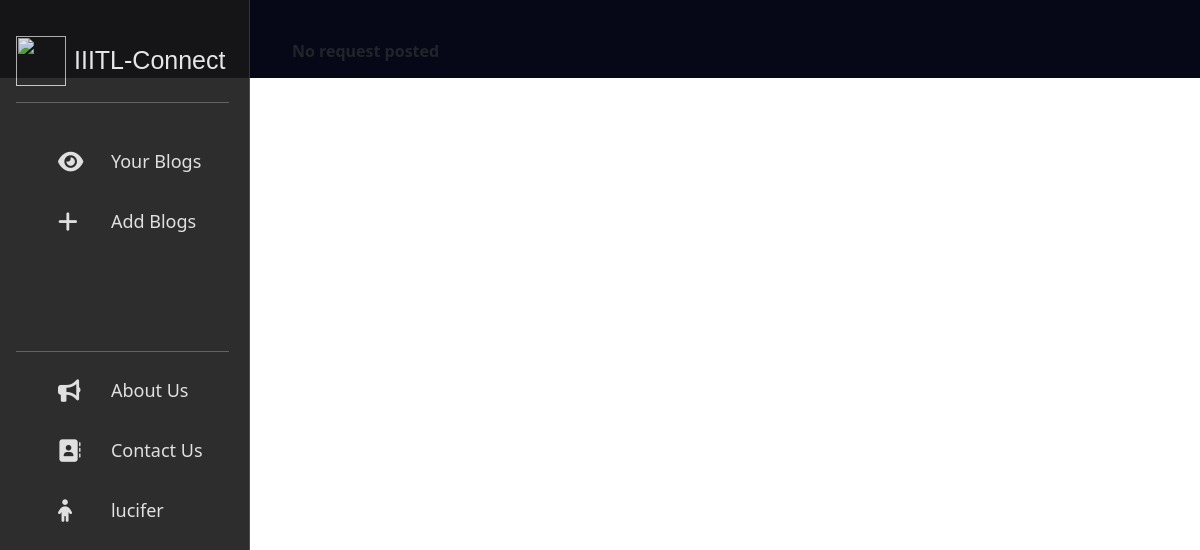
Before: /LNMtaxi/ (signed in) with the older database file.
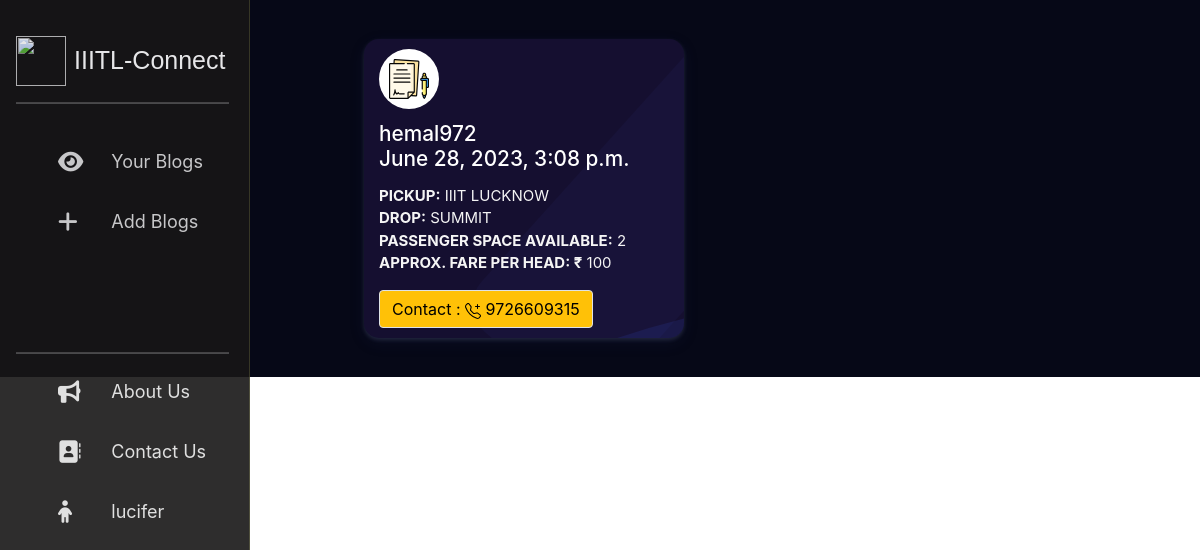
After: the same page with the newer database file.
### LNMtaxi/models.py (models this page shows, shortened)
class Blog(models.Model):
    pickup = models.CharField(max_length=100, null=False, default='')
    drop = models.CharField(max_length=100, null=False, default='')
    username = models.ForeignKey(
        Accounts, on_delete=models.CASCADE, null=False, default='')
    space = models.IntegerField(null=False, default=0)
    contact_num = models.BigIntegerField(null=False, default=0)
    fare = models.IntegerField(null=False, default=0)
    date = models.DateField(null=False)
    time = models.TimeField(null=False)
    color = models.CharField(max_length=20, default='#007bff')

### LNMtaxi/views.py (the view)
# urls.py: path('', views.LNMtaxi_home, name='LNMtaxi_home'),
def LNMtaxi_home(request):
    if not request.session.has_key('uid'):
        return redirect('login')
    blogs = Blog.objects.filter(date__lt=datetime.now().date())
    blogs.delete()
    blogs = Blog.objects.filter(date=datetime.now().date(), time__lt=datetime.now().time())
    blogs.delete()
    blogs = Blog.objects.all().order_by('date')
    context ={'username': request.session['uid']}
    if blogs.count():
        context = {'blogs': blogs, 'username': request.session['uid']}
    return render(request, 'LNMtaxi/LNMtaxi_home.html', context)

### templates/LNMtaxi/LNMtaxi_home.html (shortened to what this page needs)
{% load static %}
{% block content %}
<head>
  <link href="https://cdn.jsdelivr.net/npm/bootstrap@5.0.2/dist/css/bootstrap.min.css" rel="stylesheet"
>
</head>
<body>
  <div id="wrapper">
    <div id="sidebar-wrapper" style="width:250px;">
      <div class="d-flex flex-column flex-shrink-0 p-3 text-white" style="width: 245px;">
        <a href="/" class="d-flex align-items-center mb-3 mb-md-0 me-md-auto text-white text-decoration-none"
        style="margin-top:20px;;font-size:25px;font-family: 'Josefin Sans', sans-serif;">
          <img src="https://i.ibb.co/7r4sj7R/IIITL-logo-1.png" style="width:50px; margin-right:8px;">
          IIITL-Connect
        </a>
        <hr>
        <ul class="sidebar-nav flex-column mb-auto">
          <li>
            <a href="{% url 'view_blogs' %}">
              <i class="w-25 fas fa-eye fa-lg me-3" aria-hidden="true"></i>
              Your Blogs
            </a>
          </li>
          <li>
            <a href="{% url 'insert_blogs' %}">
              <i class="w-25 fas fa-plus fa-lg me-3" aria-hidden="true"></i>
              Add Blogs
            </a>
          </li>
        </ul>
        <br /><br /><br />
        <hr>
        <ul class="sidebar-nav flex-column mb-auto">
          <li>
            <a href="{% url 'about' %}">
              <i class="w-25 fas fa-bullhorn fa-lg me-3" aria-hidden="true"></i>
              About Us
            </a>
          </li>
          <li >
            <a href="{% url 'contact' %}">
              <i class="w-25 fas fa-address-book fa-lg me-3" aria-hidden="true"></i>
              Contact Us
            </a>
          </li>
          <li>
            <a href="{% url 'profile' %}">
              <i class="w-25 fas fa-child fa-lg me-3" aria-hidden="true"></i>
              {{username}}
            </a>
          </li>
        </ul>
      </div>
    </div>
    <div id="content-wrapper" style="background-color:#060817;">
      <div class="">
        <div class="row">
          <div class="col-lg-12">
            <div class="row mx-auto">
              {% if blogs %}
              <link rel="stylesheet" href="https://maxcdn.bootstrapcdn.com/bootstrap/4.3.1/css/bootstrap.min.css">
              <div class="" style="background-color: #060817;;">
                <div class="row ms-5  ">
                  <div class="col">
                    <div class="row solution_cards_box" style="background-color:#060817;">
                      {% for blog in blogs %}
                      <div class="solution_card m-4 " style="color:whitesmoke; background-color: #150f30; max-width: 20rem;">
                        <div class="hover_color_bubble"></div>
                        <div class="so_top_icon">
                        </div>
                        <div class="solu_title" >
                          <h3>{{blog.username_id}} <br> {{blog.date}}, {{blog.time}} </h3>
                        </div>
                        <div class="solu_description">
                          <p class="card-text"><strong>PICKUP:</strong> {{blog.pickup}}<br>
                            <strong>DROP:</strong> {{blog.drop}}<br>
                            <strong>PASSENGER SPACE AVAILABLE:</strong> {{blog.space}}<br>
                            <strong>APPROX. FARE PER HEAD: ₹</strong> {{blog.fare}}<br>
                          </p>
                          <a class="btn btn-warning border rounded" style="color:black">Contact :
                            {{blog.contact_num}}
                          </a>
                        </div>
                      </div>
                      {% endfor %}
                    </div>
                  </div>
                </div>
              </div>
            </div>
          </div>
        </div>
        {% else %}
        <strong>No request posted</strong>
        {% endif %}
      </div>
    </div>
  </div>
  </div>
  </div>
  </div>
</body>
{% endblock %}

Changed rows visible on the page:
added Blog: username_id "hemal972", date "June 28, 2023", time "3:08 p.m.", pickup "IIIT LUCKNOW", drop "SUMMIT", space "2", fare "100", contact_num "9726609315"
Other visible differences:
text no longer shown: "No request posted"
